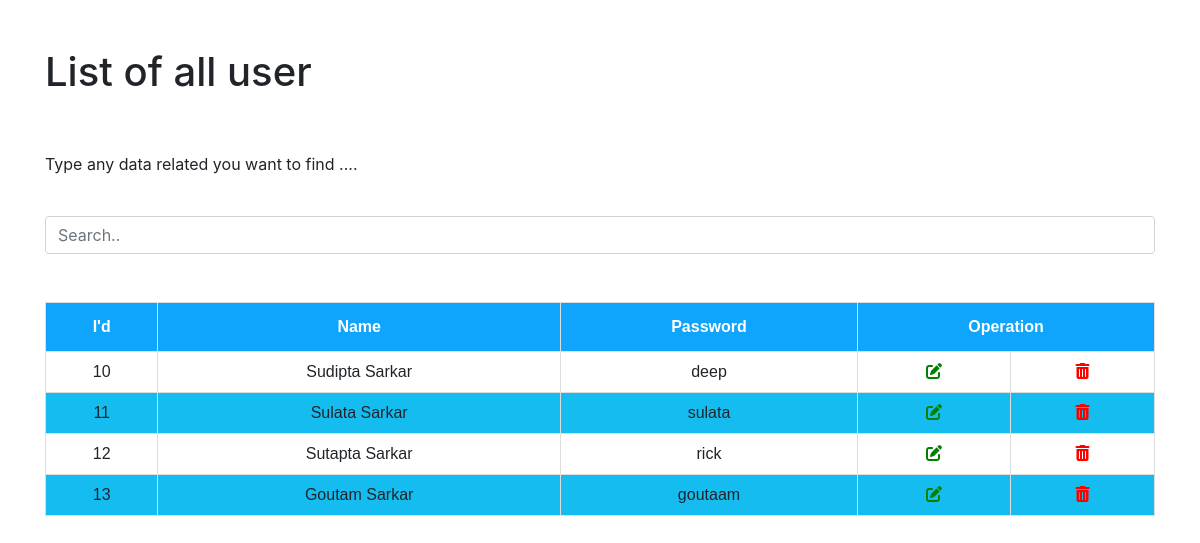
The page /admin_user.php on the database its author committed.
### tables this page shows
CREATE TABLE `user_reg` (
  `uid` int(11) NOT NULL,
  `uname` varchar(255) NOT NULL,
  `pwd` varchar(20) NOT NULL
);

### admin_user.php (the view, shortened to what this page needs)
<!DOCTYPE html>
<html lang="en">
<head>
  <link rel="stylesheet" href="https://maxcdn.bootstrapcdn.com/bootstrap/4.5.2/css/bootstrap.min.css">
  </head>
  <body>
  <div class="container">
      <div class="main-div">
             <h1 class= "py-5"> List of all user  </h1>
             <p>Type any data related you want to find ....</p>
             <br>
             <input class="form-control" id="myInput" type="text" placeholder="Search..">
             <br><br>
             <div class = "center-div" style="overflow-x:auto;">
                <div class="table-responsive">
                	<table id="customers" class="table table-bordered">
                       <thead>
                           <tr>
                            <th>I'd</th>
                           	<th>Name</th>
                           	<th>Password</th>
                           	<th colspan=2>Operation</th>
                           </tr>
                       </thead>
                       <tbody id="myTable">
<?php
$con = mysqli_connect('localhost','root','','registration');
$selectquery = " select * from user_reg ";
$query = mysqli_query($con,$selectquery);
while($res = mysqli_fetch_array($query))
{
?>
                         <tr>
                            <td><?php echo $res['uid']; ?></td>
                            <td><?php echo $res['uname']; ?></td>
                            <td><?php echo $res['pwd']; ?></td>
                            <td><a href="admin_user_update.php?uid=<?php echo $res['uid']; ?>" data-toggle="tooltip" data-placement="top" title="UPDATE"><i class='fas fa-edit' style='color:green'></i></a></td>
                            <td><a href="admin_user_delete.php?uid=<?php echo $res['uid']; ?>" data-toggle="tooltip" data-placement="top" title="DELETE"><i class='fas fa-trash-alt' style='color:red'></i></td>
                        </tr>
<?php
}
?>
                       </tbody>
                	</table>
                </div>
             </div>
      </div>
</div>
  </body>
  </html>

### rows shown on the page
user_reg: uid "10", uname "Sudipta Sarkar", pwd "deep"
user_reg: uid "11", uname "Sulata Sarkar", pwd "sulata"
user_reg: uid "12", uname "Sutapta Sarkar", pwd "rick"
user_reg: uid "13", uname "Goutam Sarkar", pwd "goutaam"
